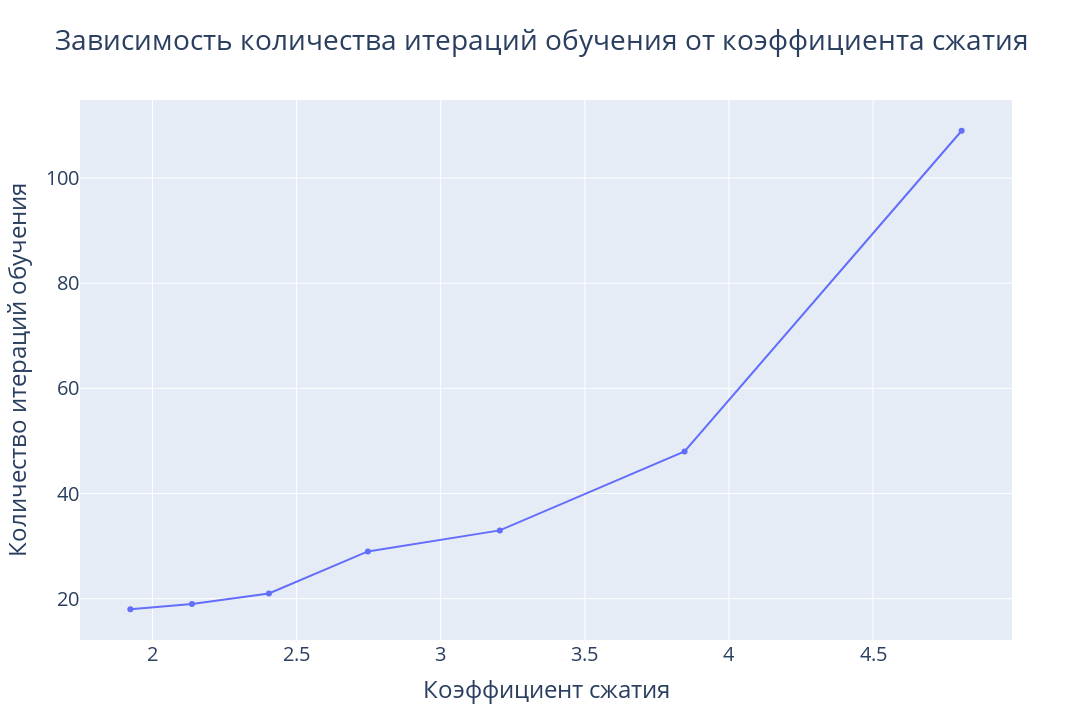

The code cell stored with this chart in its notebook:
### Markdown cell above
## Relationship between hidden layer dimension and epochs

### Code cell
p_s = (20, 25, 30, 35, 40, 45, 50)
epochs_amount: list[int] = []
compression_rates: list[float] = []
for p in p_s:
    compression_rates.append((n*l) / ((n+l) * p + 2))
    dl = LRNN(n, p, 0.001)
    dl.train(train, 15000, learn_by_loss=True, max_loss=1000)
    epochs_amount.append(dl.epoch)
fig = go.Figure()
fig.add_trace(go.Scatter(x=compression_rates, y=epochs_amount, mode='lines+markers'))
fig.update_layout(title='Зависимость количества итераций обучения от коэффициента сжатия',
                  xaxis_title='Коэффициент сжатия',
                  yaxis_title='Количество итераций обучения',
                  height=720, width=1280,
                  font=dict(size=20))
fig.show()

### Figure 1 — Plotly figure (JSON) as saved in the notebook; plotly's stock layout.template omitted (floating-point values rounded to 4 significant figures)
{"data": [{"mode": "lines+markers", "type": "scatter", "x": [4.808, 3.846, 3.205, 2.747, 2.404, 2.137, 1.923], "y": [109, 48, 33, 29, 21, 19, 18]}], "layout": {"font": {"size": 20}, "height": 720, "title": {"text": "Зависимость количества итераций обучения от коэффициента сжатия"}, "width": 1280, "xaxis": {"title": {"text": "Коэффициент сжатия"}}, "yaxis": {"title": {"text": "Количество итераций обучения"}}}}
